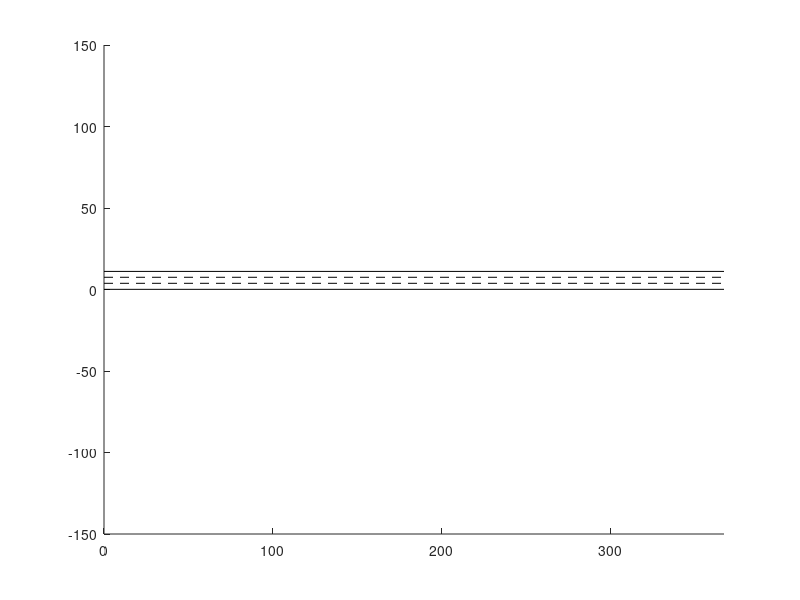

MATLAB code to generate this figure: (Note: this script raises an error after producing the figure.)
%%
%script_test_fcn_Patch_construction_site

%% Example 1
% Construction Zone with channeling device

fig_num = 1;
hold on

blockedLaneMarker = [0 11.1; 367 11.1];       % Lane line to represent blocked lane
plot(blockedLaneMarker(:,1),blockedLaneMarker(:,2),'k')
axis([0 367 -150 150])

topLaneMarker = [0 7.5; 367 7.5];           % Top lane marker
plot(topLaneMarker(:,1),topLaneMarker(:,2),'k--')

middleLaneMarker = [0 3.8; 367 3.8];        % Middle lane marker
plot(middleLaneMarker(:,1),middleLaneMarker(:,2),'k--')

bottomLaneMarker = [0 0.1; 367 0.1]         % Bottom lane marker
plot(bottomLaneMarker(:,1),bottomLaneMarker(:,2),'k')


% Vehicle trajectory information
vx = 25;        % longitudinal speed (m/s)
p0 = [0,5.55];     % initial position of vehicle (m,m)
h0 = 0;      % initial heading of vehicle (rad)
t_h = 14.7;         % time horizon to check (s)
% Create a vector of the trajectory information
x0 = [p0'; h0; vx];

% Vehicle dimensional information
vehicle.dr = 1.9;       % CG-front bumper distance (m)
vehicle.df = 3.0;        % CG-rear bumper distance (m)
vehicle.w = 1.8;        % vehicle width (m)

% First points for row of channeling device
barrels(1,1) = 50;barrels(1,2) = 7.5;
for i = 1:17    
    barrels(i+1,1) = barrels(i) + 18.5;
    barrels(i+1,2) = 7.5;
end

% Second points for  row of channeling device
barrels(19,1) = 0; barrels(19,2) = 11.1;
for i = 19:35
    barrels(i+1,1) = barrels(i) + 18.5;
    barrels(i+1,2) = 11.1;
end

% left diagonal points of channeling device
for i = 36:40
    barrels(i+1,1) = barrels(19,1) + (i-35)*8.3;
    barrels(i+1,2) = barrels(19,2) - (i-35)*0.55;
end

% right diagonal points of channeling device
for i = 41:45
    barrels(i+1,1) = barrels(36,1) + (i-40)*8.3;
    barrels(i+1,2) = barrels(36,2) - (i-40)*0.55;
end

% randomized orientation of the barrels
for j = 1:46
    angles(j,1) = 2*pi*rand
end

% converting points to barrels for channeling device
barrelsArray = fcn_Patch_fillBarrelAtPoint(barrels,angles);

% detect collision and show visualization
[collFlags,collTime,collLoc,clearance,bodyCollLoc] = fcn_Patch_checkStraightCollisions(x0,vehicle,barrelsArray,t_h,fig_num);

%% Example 2
%

fig_num2 = 2;
figure(fig_num2)
hold on

blockedLaneMarker = [0 11.1; 354 11.1];       % Lane line to represent blocked lane
plot(blockedLaneMarker(:,1),blockedLaneMarker(:,2),'k')
axis([0 367 -150 150])

topLaneMarker = [0 7.5; 354 7.5];           % Top lane marker
plot(topLaneMarker(:,1),topLaneMarker(:,2),'k--')

middleLaneMarker = [0 3.8; 354 3.8];        % Middle lane marker
plot(middleLaneMarker(:,1),middleLaneMarker(:,2),'k--')

bottomLaneMarker = [0 0.1; 354 0.1]         % Bottom lane marker
plot(bottomLaneMarker(:,1),bottomLaneMarker(:,2),'k')

% First points for row of channeling device
barrels2(1,1) = 45.72;barrels2(1,2) = 7.5;
for i = 1:17    
    barrels2(i+1,1) = barrels2(i) + 18.5;
    barrels2(i+1,2) = 7.5;
end


% randomized orientation of the barrels
for j = 1:46
    angles(j,1) = 2*pi*rand
end

% Vehicle trajectory information
vx = 25;        % longitudinal speed (m/s)
p0 = [0,2];     % initial position of vehicle (m,m)
h0 = 0;      % initial heading of vehicle (rad)
t_h = 14.7;         % time horizon to check (s)
% Create a vector of the trajectory information
x0 = [p0'; h0; vx];

% Vehicle dimensional information
vehicle.dr = 1.9;       % CG-front bumper distance (m)
vehicle.df = 3.0;        % CG-rear bumper distance (m)
vehicle.w = 1.8;        % vehicle width (m)


%%

for j = 1:size(barrellocations,1)
    angles(j,1) = 2*pi*rand;
end

% converting points to barrels for channeling device
barrelsArray2 = fcn_Patch_fillBarrelAtPoint(barrellocations,angles);

% detect collision and show visualization
[collFlags,collTime,collLoc,clearance,bodyCollLoc] = fcn_Patch_checkStraightCollisions(x0,vehicle,barrelsArray2,t_h,fig_num2);

